Frame 1 (no input): blank canvas, image omitted
Frame 60 (no input): blank canvas, image omitted
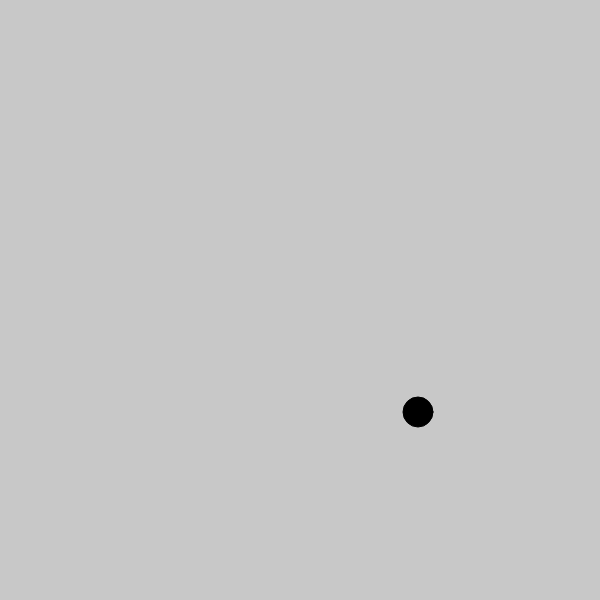
Frame 120 (the mouse pressed at the canvas centre since frame 60)

The p5.js sketch whose frames 1 and 60 were blank and that drew this single picture after the mouse press (run headless with seeded random() and noise() and a simulated clock; from frame 60 on, the mouse is pressed at the canvas centre):

// p5.js sketch
// ── sketch.js
let balls = [];

function setup() {
  createCanvas(600, 600);
}

function draw() {
  background(200);
  
  for(let i=0; i<balls.length; i++){
    balls[i].drawCircle()
    balls[i].moveCircle()
    balls[i].checkBoundaries()
  }
}

function mousePressed() {
  balls.push(new Ball(mouseX, mouseY))
}
// ── ball.js
class Ball {
  constructor(x,y){
    this.x = x;
    this.y = y;
    this.dx = 2;
    this.dy = 2;
    this.gravity = 0;
    this.gravRand = Math.random();
    this.dirRand = Math.random();
  }
  
  drawCircle(){
    fill(0)
    circle(this.x, this.y, 30)
  }
  
  moveCircle(){
    if (this.gravRand > 0.5){
      this.gravity = 1;
    } else {
      this.gravity = -1;
    }
    if (this.dirRand > 0.5){
      this.dy += this.gravity;
    } else {
      this.dx += this.gravity;
    }
      
    this.x += this.dx;
    this.y += this.dy;
  }
  
  checkBoundaries(){
    if (this.x > 585 || this.x < 15){
      this.dx *= -1
    }
    
    if (this.y > 585 || this.y < 15){
      this.dy *= -1
    }
  }
}
// ── gball.js
class G_Ball {
  constructor(x,y, dx, dy){
    this.x = x;
    this.y = y;
    this.dx = dx;
    this.dy = dy;
    this.gravity = round(random(0, 1)) * 2 - 1;
    this.grav_dir = random()
  }
  
  drawCircle(){
    fill(0)
    rect(this.x, this.y, 20, 20)
  }
  
  moveCircle(){
    if (this.grav_dir > 0.5){
      this.dy += this.gravity;
    } else {
      this.dx += this.gravity;
    }
    // this.dy += this.gravity;
    this.x += this.dx;
    this.y += this.dy;
  }
  
  checkBoundaries(){
    if (this.x > 585 || this.x < 15){
      this.dx *= -1
    }
    
    if (this.y > 585 || this.y < 15){
      this.dy *= -1
    }
  }
}
// ── gsystem.js
class GSystem{
  constructor(balls, gravity){
    this.balls = balls;
    this.gravity = gravity;
    
  }
  
  changeVelocity(){
    for(let i=0; i<this.balls.length; i++){
      if(typeof this.balls[i] != 'undefined'){
        let ballX = this.balls[i].getX();
        let ballY = this.balls[i].getY();
        let ballDx = this.balls[i].getDx();
        let ballDy = this.balls[i].getDy();

        let distX = mouseX - ballX;
        let distY = mouseY - ballY;
        
        let distance = sqrt(distX * distX + distY * distY);
        
        let gravStrength = this.gravity / (distance + 1e-3);

        this.balls[i].setDx(ballDx + distX * gravStrength)
        this.balls[i].setDy(ballDy + distY * gravStrength)
      }
    }
  }
  
  removeBall(inc){
    delete this.balls[inc];
  }
}
